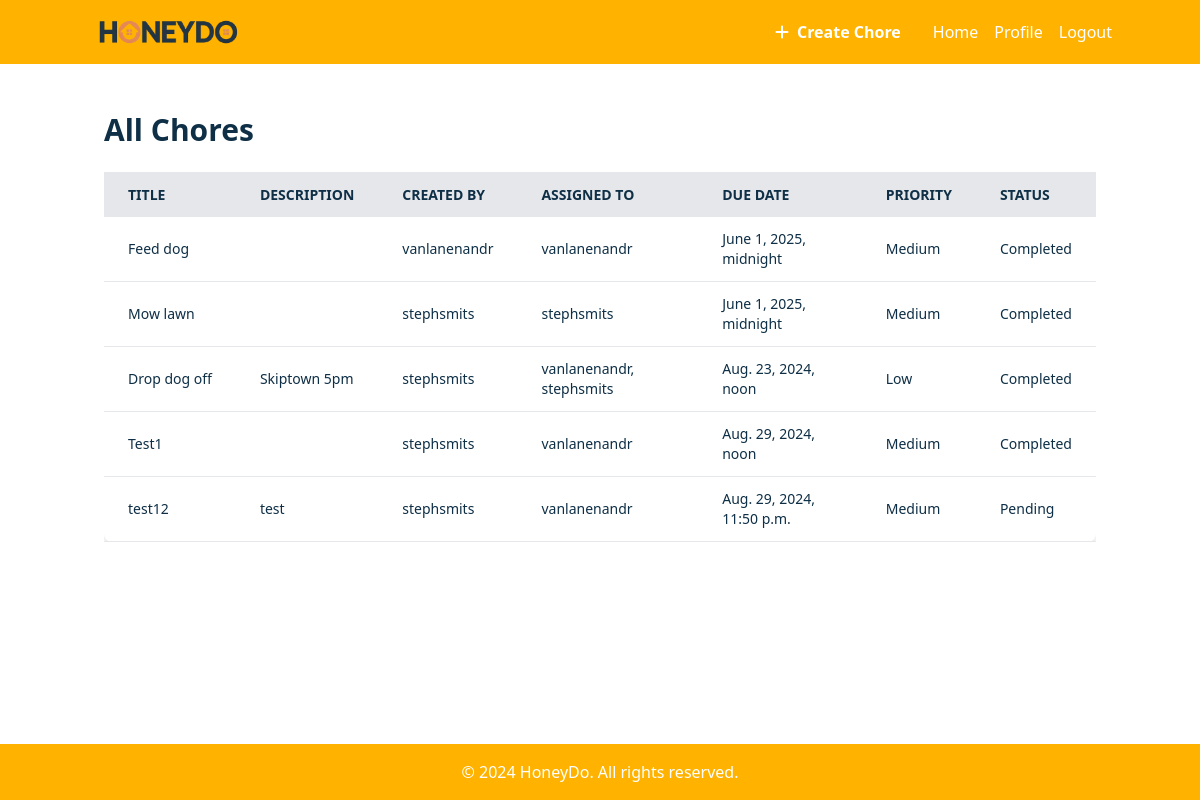
Page /all-chores/ (signed in) on the committed database.
### App/models.py (models this page shows, shortened)
class Chore(models.Model):
    PRIORITY_CHOICES = [
        (1, 'Low'),
        (2, 'Medium'),
        (3, 'High'),
    ]
    STATUS_CHOICES = [
        ('pending', 'Pending'),
        ('in_progress', 'In Progress'),
        ('completed', 'Completed'),
    ]
    title = models.CharField(max_length=200)
    description = models.TextField(blank=True)
    created_by = models.ForeignKey(User, on_delete=models.CASCADE, related_name='created_chores')
    assigned_to = models.ManyToManyField(User, related_name='assigned_chores')
    created_at = models.DateTimeField(auto_now_add=True)
    updated_at = models.DateTimeField(auto_now=True)  # Add this line
    due_date = models.DateTimeField(null=True, blank=True)
    priority = models.IntegerField(choices=PRIORITY_CHOICES, default=2)
    status = models.CharField(max_length=20, choices=STATUS_CHOICES, default='pending')
    points = models.IntegerField(default=1)
    completed_at = models.DateTimeField(null=True, blank=True)

### App/views.py (the view)
# urls.py: path('all-chores/', views.all_chores, name='all_chores'),
@login_required
def all_chores(request):
    chores = Chore.objects.all().select_related('created_by').prefetch_related('assigned_to')
    users = User.objects.all()
    return render(request, 'all_chores.html', {'chores': chores, 'users': users})

### App/templates/all_chores.html (shortened to what this page needs)
{% extends 'base.html' %}
{% block content %}
    <h1 class="text-3xl font-bold mb-6">All Chores</h1>
    <div class="overflow-x-auto">
        <table id="choresTable" class="w-full bg-white shadow-md rounded-lg">
            <thead>
                <tr class="bg-gray-200 text-gray-600 uppercase text-sm leading-normal">
                    <th class="py-3 px-6 text-left cursor-pointer" onclick="sortTable(0)">Title</th>
                    <th class="py-3 px-6 text-left cursor-pointer" onclick="sortTable(1)">Description</th>
                    <th class="py-3 px-6 text-left cursor-pointer" onclick="sortTable(2)">Created By</th>
                    <th class="py-3 px-6 text-left cursor-pointer" onclick="sortTable(3)">Assigned To</th>
                    <th class="py-3 px-6 text-left cursor-pointer" onclick="sortTable(4)">Due Date</th>
                    <th class="py-3 px-6 text-left cursor-pointer" onclick="sortTable(5)">Priority</th>
                    <th class="py-3 px-6 text-left cursor-pointer" onclick="sortTable(6)">Status</th>
                </tr>
            </thead>
            <tbody class="text-gray-600 text-sm font-light">
                {% for chore in chores %}
                <tr class="border-b border-gray-200 hover:bg-gray-100 cursor-pointer" onclick="window.location='{% url 'chore_details' chore.id %}'">
                    <td class="py-3 px-6 text-left whitespace-nowrap">{{ chore.title }}</td>
                    <td class="py-3 px-6 text-left">{{ chore.description }}</td>
                    <td class="py-3 px-6 text-left">{{ chore.created_by.username }}</td>
                    <td class="py-3 px-6 text-left">{% for user in chore.assigned_to.all %}{{ user.username }}{% if not forloop.last %}, {% endif %}{% endfor %}</td>
                    <td class="py-3 px-6 text-left">{{ chore.due_date|default:"No due date" }}</td>
                    <td class="py-3 px-6 text-left">{{ chore.get_priority_display }}</td>
                    <td class="py-3 px-6 text-left">{{ chore.get_status_display }}</td>
                </tr>
                {% endfor %}
            </tbody>
        </table>
    </div>
{% endblock %}

### App/static/css/custom.css (style rules this page uses)
:root { --honey-light: #FFF8E1; --honey-medium: #FFE082; --honey-dark: #FFB300; --honey-accent: #FFA000; --text-dark: #0e2f46; --input-bg: #f3f4f6; }
.text-navy { color: var(--text-dark); }
.text-gray-600, .text-gray-700, .text-gray-800, .text-gray-900 { color: var(--text-dark); }
html, body { height: 100%; overflow: hidden; }
body { display: flex; flex-direction: column; }

### rows in the picture
Chore: title "Feed dog", created_by.username "vanlanenandr", due_date "June 1, 2025, midnight", priority "Medium", status "Completed"
Chore: title "Mow lawn", created_by.username "stephsmits", due_date "June 1, 2025, midnight", priority "Medium", status "Completed"
Chore: title "Drop dog off", description "Skiptown 5pm", created_by.username "stephsmits", due_date "Aug. 23, 2024, noon", priority "Low", status "Completed"
Chore: title "Test1", created_by.username "stephsmits", due_date "Aug. 29, 2024, noon", priority "Medium", status "Completed"
Chore: title "test12", description "test", created_by.username "stephsmits", due_date "Aug. 29, 2024, 11:50 p.m.", priority "Medium", status "Pending"

### other values in the picture
{{ user.username }} "vanlanenandr"
{{ user.username }} "stephsmits"
